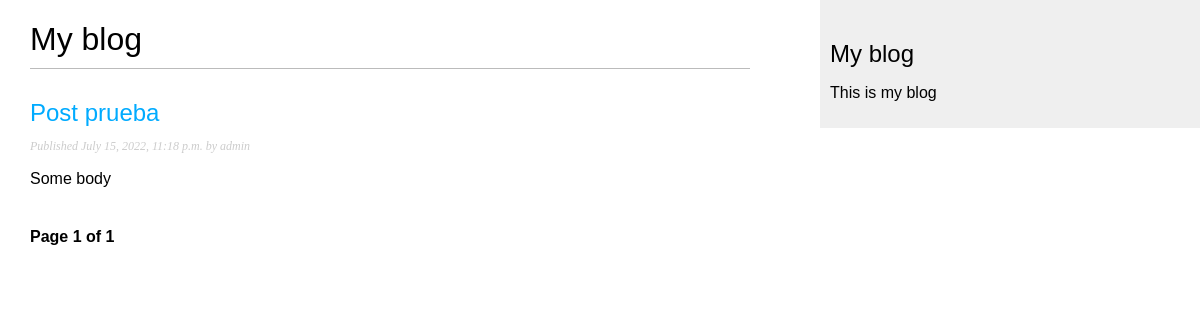
The page /blog/ on the database as committed earlier.
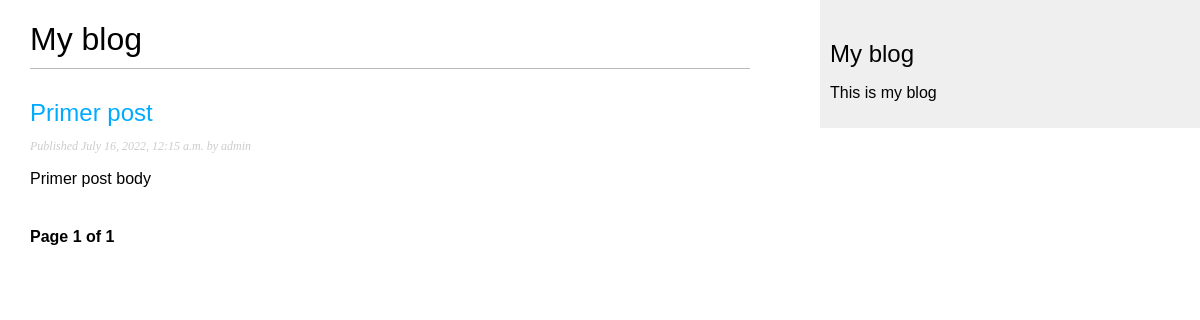
The same page on the database as committed later.
### blog/models.py (models this page shows, shortened)
class Post(models.Model):
    STATUS_CHOICES = (
        ('draft', 'Draft'),
        ('published', 'Published'),
    )
    title = models.CharField(max_length=250)
    slug = models.SlugField(max_length=250,
                            unique_for_date='publish')
    author = models.ForeignKey(User,
                               on_delete=models.CASCADE,
                               related_name='blog_posts')
    body = models.TextField()
    publish = models.DateTimeField(default=timezone.now)
    created = models.DateTimeField(auto_now_add=True)
    updated = models.DateTimeField(auto_now=True)
    status = models.CharField(max_length=10,
                              choices=STATUS_CHOICES,
                              default='draft')
    objects = models.Manager() # The default manager.
    published = PublishedManager() # Our custom manager.
    class Meta:
        ordering = ('-publish',)
    def get_absolute_url(self):
        return reverse('blog:post_detail',
                       args=[self.publish.year,
                             self.publish.month,
                             self.publish.day,
                             self.slug])

### blog/views.py (the view)
# urls.py: path("", views.PostListView.as_view(), name="post_list"),
class PostListView(ListView):
    queryset = Post.published.all()
    context_object_name = "posts"
    paginate_by = 3
    template_name = "blog/post/list.html"

### blog/templates/blog/post/list.html (shortened to what this page needs)
{% extends "blog/base.html" %}
{% block content %}
    <h1>My blog</h1>
    {% for post in posts %}
        <h2>
            <a href="{{ post.get_absolute_url }}">{{post.title}}</a>
        </h2>
        <p class="date">
            Published {{post.publish}} by {{post.author}}
        </p>
        {{post.body|truncatewords:30|linebreaks}}
    {% endfor %}
    {% include "pagination.html" with page=page_obj %}
{% endblock %}

Rows that differ between the two databases and show on the page:
removed Post: title "Post prueba", publish "July 15, 2022, 11:18 p.m.", author "admin", body "Some body"
added Post: title "Primer post", publish "July 16, 2022, 12:15 a.m.", author "admin", body "Primer post body"
